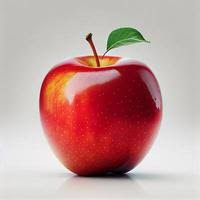
#> input picture apple.jpeg, 200 x 200 px
$ python smoothing.py
#> lines starting #> are read from the running program, lines starting #| are printed output that depends on the picture
import cv2


img = cv2.imread('apple.jpeg')
#> img is the input picture: shape (200, 200, 3); mean B, G, R 155.3, 157.9, 195.1

# 1. Normal Averaging Blur (box blur)
# Each pixel is replaced by the average of its neighbors within the 5x5 kernel
blur1 = cv2.blur(img, (5, 5))
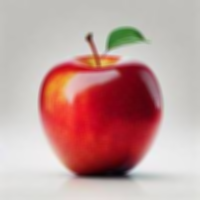
#> blur1: shape (200, 200, 3); mean B, G, R 155.3, 157.9, 195.1

# 2. Gaussian Blur
# Weighted average using a Gaussian kernel, reduces noise and detail
blur2 = cv2.GaussianBlur(img, (5, 5), 0)

# 3. Median Blur
# Each pixel is replaced by the median of its neighbors, effective for salt-and-pepper noise
blur3 = cv2.medianBlur(img, 5)

# 4. Bilateral Filter
# Smooths while keeping edges sharp; preserves edges by combining domain and range filtering
blur4 = cv2.bilateralFilter(img, 9, 75, 75)


vcont_img = cv2.vconcat([img, blur1, blur2, blur3, blur4])
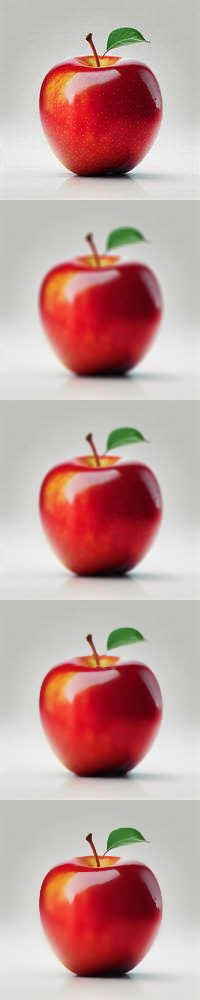
#> vcont_img: shape (1000, 200, 3); mean B, G, R 155.3, 158, 195.1
cv2.imshow('Win', vcont_img)
cv2.waitKey(0)
cv2.destroyAllWindows()

$ run again, with img1.jpeg copied over apple.jpeg
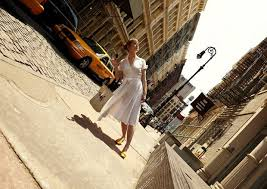
#> input picture img1.jpeg, 267 x 189 px
#> img is the input picture: shape (189, 267, 3); mean B, G, R 114.6, 138, 155.6
#> `blur3 = cv2.medianBlur(img, 5)`:
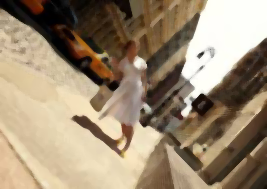
#> blur3: shape (189, 267, 3); mean B, G, R 114.6, 138.3, 155.9
#> `vcont_img = cv2.vconcat([img, blur1, blur2, blur3, blur4])`:
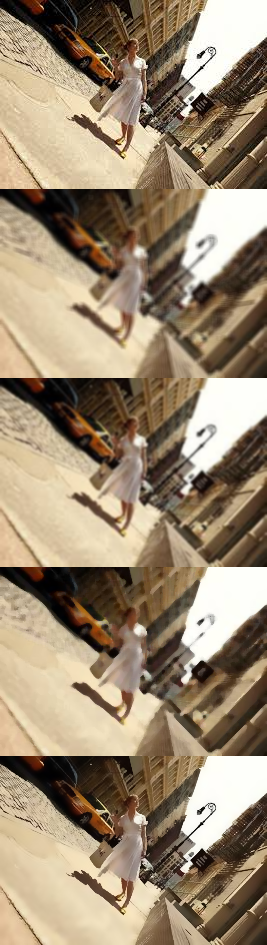
#> vcont_img: shape (945, 267, 3); mean B, G, R 114.6, 138.1, 155.7

$ run again, with dog.jpg copied over apple.jpeg
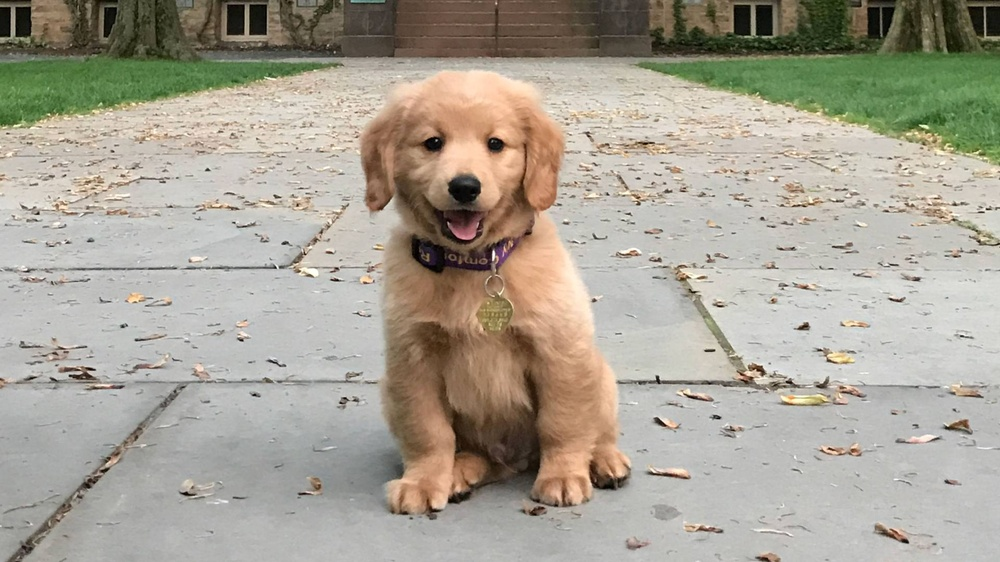
#> input picture dog.jpg, 1000 x 562 px, shrunk from 1920 x 1080 before the run
#> img is the input picture: shape (562, 1000, 3); mean B, G, R 148.8, 162.3, 168.1
#> `blur1 = cv2.blur(img, (5, 5))`:
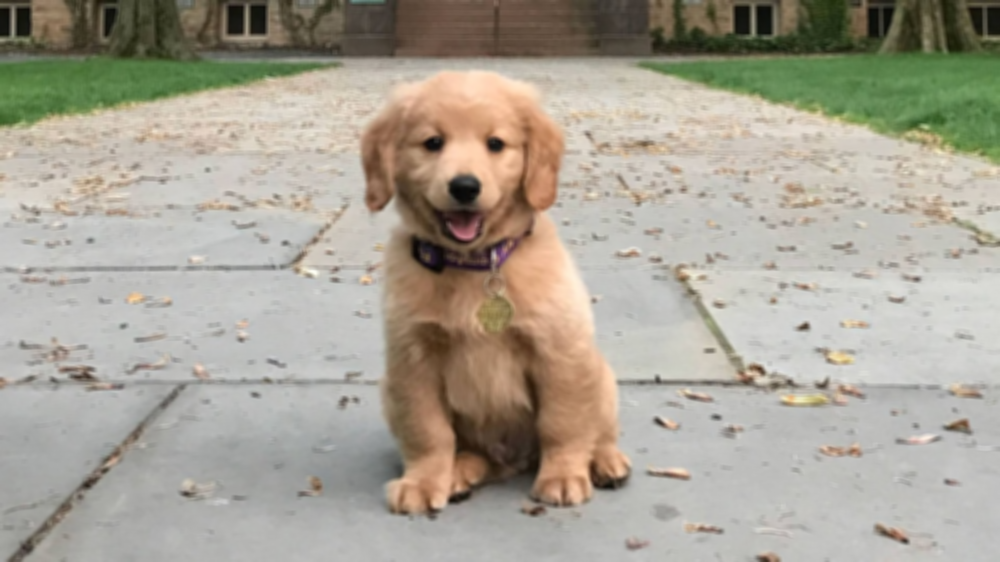
#> blur1: shape (562, 1000, 3); mean B, G, R 148.8, 162.3, 168.1
#> `vcont_img = cv2.vconcat([img, blur1, blur2, blur3, blur4])`:
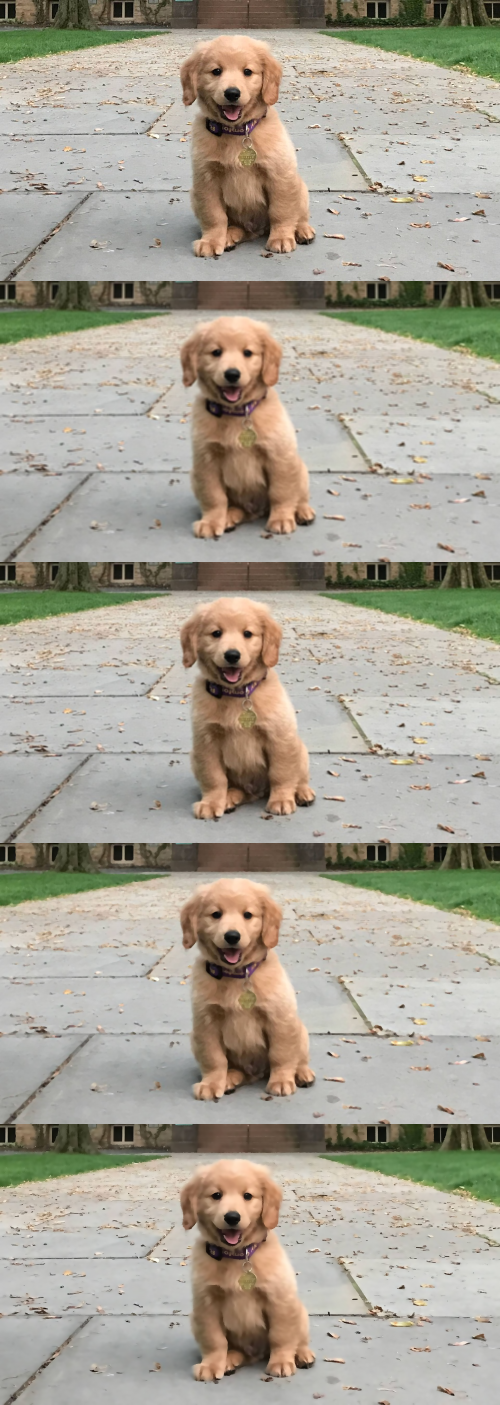
#> vcont_img: shape (2810, 1000, 3) (shown at 1/2 size); mean B, G, R 149.1, 162.5, 168.3
